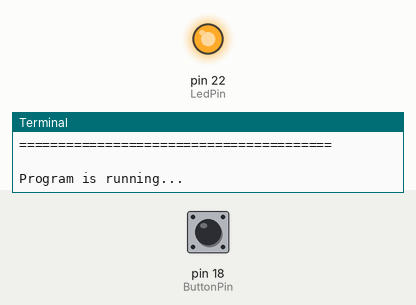
Recording of a program running on a simulated Raspberry Pi (header pin numbers). On the bench: output pins drawn as LEDs (lit = HIGH), the last lines printed to the terminal. Inputs (shaded band) come from the test bench; at power-on: pin 18 (ButtonPin) HIGH.

Above: at 1.2 s.
1.3 s: pin 18 (ButtonPin) pulled LOW for 0.15 s
At 1.7 s:
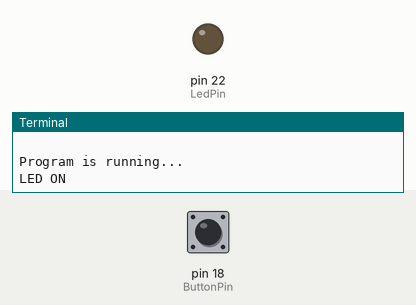
2.9 s: pin 18 (ButtonPin) pulled LOW for 1 s
At 4.1 s:
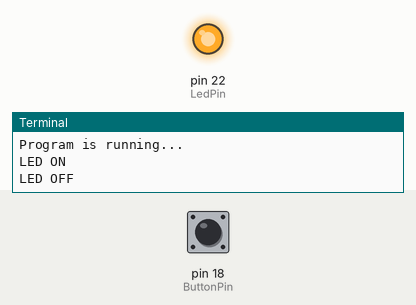
5.4 s: pin 18 (ButtonPin) pulled LOW for 3.2 s
At 6.0 s:
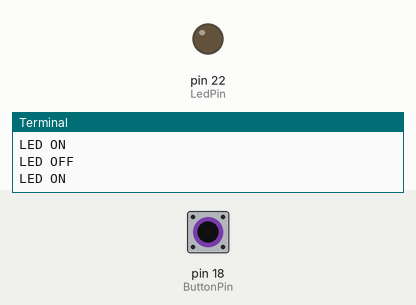
Timing chart, 0 to 8.4 s (numbered marks = the images above; inputs shaded):
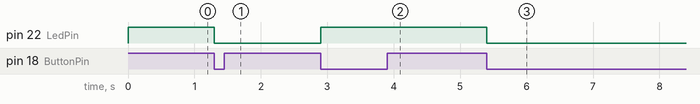

The program:

button.py
```python
#!/usr/bin/env python

import RPi.GPIO as GPIO
import time
# Set #23 as LED pin
LedPin = 22
# Set #18 as button pin
ButtonPin = 18

# Set Led status to True(OFF)
Led_status = True

# Define a function to print message at the beginning
def print_message():
	print ("========================================")
	print ("|          Button control LED          |")
	print ("|         LED connect to GPIO23        |")
	print ("|        Button connect to GPIO18      |")
	print ("|                                      |")
	print ("|   Press button to turn on/off LED.   |")
	print ("|                                      |")
	print ("========================================\n")
	print 'Program is running...'


# Define a setup function for some setup
def setup():
	# Set the GPIO modes to BCM Numbering
	GPIO.setmode(GPIO.BOARD)
	# Set LedPin's mode to output,
	# and initial level to high (3.3v)
	GPIO.setup(LedPin, GPIO.OUT, initial=GPIO.HIGH)
	# Set BtnPin's mode to input,
	# and pull up to high (3.3V)
	GPIO.setup(ButtonPin, GPIO.IN, pull_up_down=GPIO.PUD_UP)
	# Set up a falling detect on BtnPin,
	# and callback function to swLed
	GPIO.add_event_detect(ButtonPin, GPIO.FALLING, callback=swLed)

# Define a callback function for button callback
def swLed(ev=None):
	global Led_status
	# Switch led status(on-->off; off-->on)
	Led_status = not Led_status
	GPIO.output(LedPin, Led_status)
	if Led_status:
		print 'LED OFF'


	else:
		print 'LED ON'


# Define a main function for main process
def main():
	# Print messages
	print_message()
	while True:
		# Don't do anything.
		time.sleep(1)

# Define a destroy function for clean up everything after
# the script finished
def destroy():
	# Turn off LED
	GPIO.output(LedPin, GPIO.HIGH)
	# Release resource
	GPIO.cleanup()

# If run this script directly, do:
if __name__ == '__main__':
	setup()
	try:
		main()
	# When 'Ctrl+C' is pressed, the child program
	# destroy() will be  executed.
	except KeyboardInterrupt:
		destroy()
```

Measured:
- after the input at 1.3 s, pin 22 (LedPin): HIGH → LOW at once
- after the input at 2.9 s, pin 22 (LedPin): LOW → HIGH at once
- after the input at 5.4 s, pin 22 (LedPin): HIGH → LOW at once
